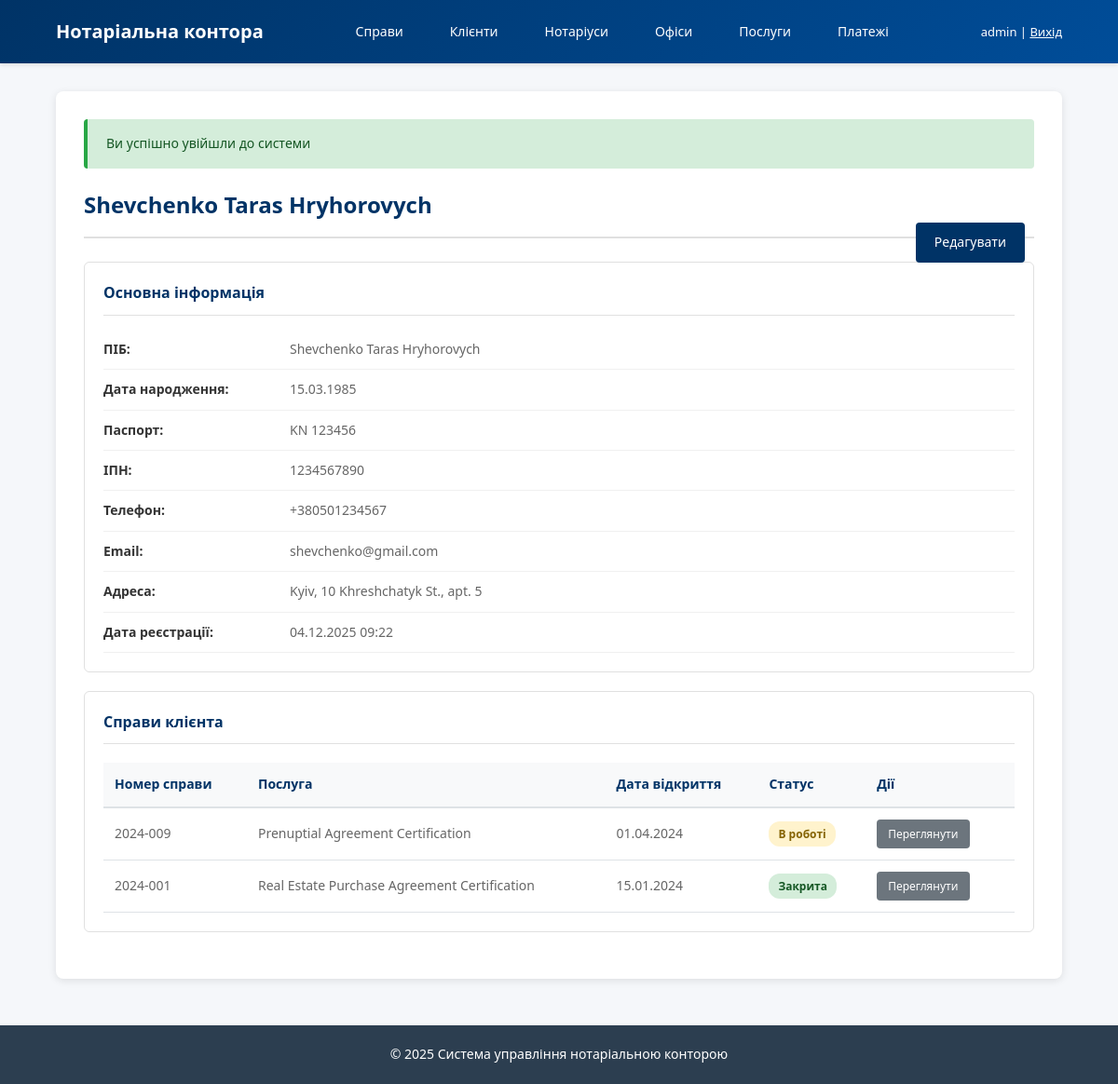
Screenshot of /public/clients/view/1 (signed in) with the database file from the repository.
### tables this page shows
CREATE TABLE clients (
    client_id       INT UNSIGNED AUTO_INCREMENT PRIMARY KEY,
    last_name       VARCHAR(50)  NOT NULL,
    first_name      VARCHAR(50)  NOT NULL,
    middle_name     VARCHAR(50),
    birth_date      DATE,
    passport_series VARCHAR(10),
    passport_number VARCHAR(20),
    tax_id          VARCHAR(20),
    phone           VARCHAR(20),
    email           VARCHAR(100),
    address         VARCHAR(255),
    created_at      DATETIME NOT NULL DEFAULT CURRENT_TIMESTAMP,
    CONSTRAINT uq_clients_passport UNIQUE (passport_series, passport_number),
    CONSTRAINT uq_clients_tax_id   UNIQUE (tax_id)
);

CREATE TABLE notarial_cases (
    case_id     INT UNSIGNED AUTO_INCREMENT PRIMARY KEY,
    case_number VARCHAR(30)  NOT NULL,
    open_date   DATE         NOT NULL,
    close_date  DATE,
    client_id   INT UNSIGNED NOT NULL,
    notary_id   INT UNSIGNED NOT NULL,
    service_id  INT UNSIGNED NOT NULL,
    status      ENUM('open','in_progress','closed','cancelled')
                NOT NULL DEFAULT 'open',
    notes       TEXT,
    CONSTRAINT uq_cases_number UNIQUE (case_number),
    CONSTRAINT fk_cases_client
        FOREIGN KEY (client_id) REFERENCES clients(client_id)
        ON UPDATE CASCADE
        ON DELETE RESTRICT,
    CONSTRAINT fk_cases_notary
        FOREIGN KEY (notary_id) REFERENCES notaries(notary_id)
        ON UPDATE CASCADE
        ON DELETE RESTRICT,
    CONSTRAINT fk_cases_service
        FOREIGN KEY (service_id) REFERENCES services(service_id)
        ON UPDATE CASCADE
        ON DELETE RESTRICT
);

CREATE TABLE services (
    service_id INT UNSIGNED AUTO_INCREMENT PRIMARY KEY,
    name       VARCHAR(100) NOT NULL,
    description TEXT,
    base_price DECIMAL(10,2) NOT NULL DEFAULT 0.00,
    is_active  TINYINT(1) NOT NULL DEFAULT 1
);

### app/Controllers/ClientController.php (called while the page is built, shortened)
<?php
require_once ROOT_PATH . '/app/Models/NotarialCase.php';
class ClientController {
    public function show($id) {
        $clientModel = new Client();
        $client = $clientModel->findById($id);
        $caseModel = new NotarialCase();
        $cases = $caseModel->findWhere(['client_id' => $id], 'open_date DESC');
        include ROOT_PATH . '/app/Views/clients/view.php';
        include ROOT_PATH . '/app/Views/layouts/main.php';
    }
}

### public/index.php (called while the page is built, shortened)
<?php
require_once __DIR__ . '/../config/database.php';
require_once __DIR__ . '/../config/router.php';
require_once __DIR__ . '/../app/Models/BaseModel.php';
$router = new Router();
$router->get('/', 'HomeController', 'index');
$router->get('/login', 'AuthController', 'loginForm');
$router->post('/login', 'AuthController', 'login');
$router->get('/logout', 'AuthController', 'logout');
$router->get('/clients', 'ClientController', 'index');
$router->get('/clients/create', 'ClientController', 'createForm');
$router->post('/clients/create', 'ClientController', 'store');
$router->get('/clients/edit/{id}', 'ClientController', 'editForm');
$router->post('/clients/edit/{id}', 'ClientController', 'update');
$router->post('/clients/delete/{id}', 'ClientController', 'delete');
$router->get('/clients/view/{id}', 'ClientController', 'show');
$router->get('/notaries', 'NotaryController', 'index');
$router->get('/notaries/create', 'NotaryController', 'createForm');
$router->post('/notaries/create', 'NotaryController', 'store');
$router->get('/notaries/edit/{id}', 'NotaryController', 'editForm');
$router->post('/notaries/edit/{id}', 'NotaryController', 'update');
$router->post('/notaries/deactivate/{id}', 'NotaryController', 'deactivate');
$router->get('/offices', 'OfficeController', 'index');
$router->get('/offices/create', 'OfficeController', 'createForm');
$router->post('/offices/create', 'OfficeController', 'store');
$router->get('/offices/edit/{id}', 'OfficeController', 'editForm');
$router->post('/offices/edit/{id}', 'OfficeController', 'update');
$router->get('/services', 'ServiceController', 'index');
$router->get('/services/create', 'ServiceController', 'createForm');
$router->post('/services/create', 'ServiceController', 'store');
$router->get('/services/edit/{id}', 'ServiceController', 'editForm');
$router->post('/services/edit/{id}', 'ServiceController', 'update');
$router->get('/cases', 'CaseController', 'index');
$router->get('/cases/create', 'CaseController', 'createForm');
$router->post('/cases/create', 'CaseController', 'store');
$router->get('/cases/view/{id}', 'CaseController', 'show');
$router->post('/cases/status/{id}', 'CaseController', 'changeStatus');
$router->get('/cases/{case_id}/documents/upload', 'DocumentController', 'uploadForm');
$router->post('/cases/{case_id}/documents/upload', 'DocumentController', 'upload');
$router->get('/cases/{case_id}/documents', 'DocumentController', 'index');
$router->get('/documents/download/{id}', 'DocumentController', 'download');
$router->get('/payments', 'PaymentController', 'index');
$router->get('/cases/{case_id}/payments/create', 'PaymentController', 'createForm');
$router->post('/cases/{case_id}/payments/create', 'PaymentController', 'store');
$router->get('/payments/receipt/{id}', 'PaymentController', 'receiptHtml');
$router->get('/portal/check-status', 'ClientPortalController', 'checkStatusForm');
$router->post('/portal/check-status', 'ClientPortalController', 'checkStatus');
$router->get('/portal/application', 'ClientPortalController', 'applicationForm');
$router->post('/portal/application', 'ClientPortalController', 'submitApplication');
$router->setNotFound(function() {
    http_response_code(404);
    echo "<h1>404 - Сторінку не знайдено</h1>";
});
$router->dispatch();

### config/database.php (called while the page is built, shortened)
<?php
class Database {
    private static $instance = null;
    private $connection;
    private function __construct() {
        try {
            $dsn = "mysql:host=" . DB_HOST . ";dbname=" . DB_NAME . ";charset=" . DB_CHARSET;
            $options = [
                PDO::ATTR_ERRMODE => PDO::ERRMODE_EXCEPTION,
                PDO::ATTR_DEFAULT_FETCH_MODE => PDO::FETCH_ASSOC,
                PDO::ATTR_EMULATE_PREPARES => false,
            ];
            $this->connection = new PDO($dsn, DB_USER, DB_PASS, $options);
        } catch (PDOException $e) {
            die("Помилка підключення до БД: " . $e->getMessage());
        }
    }
    public static function getInstance() {
        if (self::$instance === null) {
            self::$instance = new self();
        }
        return self::$instance;
    }
    public function getConnection() {
        return $this->connection;
    }
}

### app/Models/BaseModel.php (called while the page is built, shortened)
<?php
abstract class BaseModel {
    protected $db;
    protected $table;
    protected $primaryKey;
    public function __construct() {
        $this->db = Database::getInstance()->getConnection();
        if (!$this->primaryKey) {
            $this->primaryKey = $this->getPrimaryKeyName();
        }
    }
    protected function getPrimaryKeyName() {
        $singular = rtrim($this->table, 's');
        return $singular . '_id';
    }
    public function findById($id) {
        $sql = "SELECT * FROM {$this->table} WHERE {$this->primaryKey} = :id";
        $stmt = $this->db->prepare($sql);
        $stmt->execute(['id' => $id]);
        return $stmt->fetch();
    }
    public function findWhere($conditions, $orderBy = null, $limit = null) {
        $where = [];
        $params = [];
        foreach ($conditions as $field => $value) {
            $where[] = "{$field} = :{$field}";
            $params[$field] = $value;
        }
        $sql = "SELECT * FROM {$this->table} WHERE " . implode(' AND ', $where);
        if ($orderBy) {
            $sql .= " ORDER BY {$orderBy}";
        }
        $stmt = $this->db->prepare($sql);
        $stmt->execute($params);
        return $stmt->fetchAll();
    }
}

### app/Models/NotarialCase.php (called while the page is built, shortened)
<?php
class NotarialCase extends BaseModel {
    public function getStatusLabel($status) {
        $labels = [
            'open' => 'Відкрита',
            'in_progress' => 'В роботі',
            'closed' => 'Закрита',
            'cancelled' => 'Скасована'
        ];
        return $labels[$status] ?? $status;
    }
}

### app/Views/clients/view.php (the view)
<div class="page-header">
    <h2><?= htmlspecialchars($client['last_name'] . ' ' . $client['first_name'] . ' ' . ($client['middle_name'] ?? '')) ?></h2>
    <a href="<?= BASE_URL ?>/clients/edit/<?= $client['client_id'] ?>"
       class="btn btn-primary" style="float: right;">Редагувати</a>
</div>
<div class="card">
    <div class="card-header">Основна інформація</div>
    <div class="card-body">
        <div class="info-row">
            <div class="info-label">ПІБ:</div>
            <div class="info-value">
                <?= htmlspecialchars($client['last_name'] . ' ' . $client['first_name'] . ' ' . ($client['middle_name'] ?? '')) ?>
            </div>
        </div>
        <?php if ($client['birth_date']): ?>
            <div class="info-row">
                <div class="info-label">Дата народження:</div>
                <div class="info-value"><?= date('d.m.Y', strtotime($client['birth_date'])) ?></div>
            </div>
        <?php endif; ?>
        <?php if ($client['passport_series'] && $client['passport_number']): ?>
            <div class="info-row">
                <div class="info-label">Паспорт:</div>
                <div class="info-value">
                    <?= htmlspecialchars($client['passport_series'] . ' ' . $client['passport_number']) ?>
                </div>
            </div>
        <?php endif; ?>
        <?php if ($client['tax_id']): ?>
            <div class="info-row">
                <div class="info-label">ІПН:</div>
                <div class="info-value"><?= htmlspecialchars($client['tax_id']) ?></div>
            </div>
        <?php endif; ?>
        <?php if ($client['phone']): ?>
            <div class="info-row">
                <div class="info-label">Телефон:</div>
                <div class="info-value"><?= htmlspecialchars($client['phone']) ?></div>
            </div>
        <?php endif; ?>
        <?php if ($client['email']): ?>
            <div class="info-row">
                <div class="info-label">Email:</div>
                <div class="info-value"><?= htmlspecialchars($client['email']) ?></div>
            </div>
        <?php endif; ?>
        <?php if ($client['address']): ?>
            <div class="info-row">
                <div class="info-label">Адреса:</div>
                <div class="info-value"><?= htmlspecialchars($client['address']) ?></div>
            </div>
        <?php endif; ?>
        <div class="info-row">
            <div class="info-label">Дата реєстрації:</div>
            <div class="info-value"><?= date('d.m.Y H:i', strtotime($client['created_at'])) ?></div>
        </div>
    </div>
</div>
<div class="card">
    <div class="card-header">Справи клієнта</div>
    <div class="card-body">
        <?php if (empty($cases)): ?>
            <p>Справи відсутні</p>
        <?php else: ?>
            <table class="data-table">
                <thead>
                    <tr>
                        <th>Номер справи</th>
                        <th>Послуга</th>
                        <th>Дата відкриття</th>
                        <th>Статус</th>
                        <th>Дії</th>
                    </tr>
                </thead>
                <tbody>
                    <?php
                    $caseModel = new NotarialCase();
                    $serviceModel = new Service();
                    foreach ($cases as $case):
                        $service = $serviceModel->findById($case['service_id']);
                    ?>
                        <tr>
                            <td><?= htmlspecialchars($case['case_number']) ?></td>
                            <td><?= htmlspecialchars($service['name'] ?? '-') ?></td>
                            <td><?= date('d.m.Y', strtotime($case['open_date'])) ?></td>
                            <td>
                                <span class="status-badge status-<?= $case['status'] ?>">
                                    <?= htmlspecialchars($caseModel->getStatusLabel($case['status'])) ?>
                                </span>
                            </td>
                            <td>
                                <a href="<?= BASE_URL ?>/cases/view/<?= $case['case_id'] ?>"
                                   class="btn btn-secondary btn-small">Переглянути</a>
                            </td>
                        </tr>
                    <?php endforeach; ?>
                </tbody>
            </table>
        <?php endif; ?>
    </div>
</div>

### config/router.php (shortened to what this page needs)
<?php
class Router {
    private $routes = [];
    public function add($method, $pattern, $controller, $action) {
        $this->routes[] = [
            'method' => strtoupper($method),
            'pattern' => $pattern,
            'controller' => $controller,
            'action' => $action
        ];
    }
    public function dispatch() {
        $requestMethod = $_SERVER['REQUEST_METHOD'];
        $requestUri = $_GET['route'] ?? '/';
        $requestUri = '/' . trim($requestUri, '/');
        if ($requestUri !== '/') {
            $requestUri = rtrim($requestUri, '/');
        }
        foreach ($this->routes as $route) {
            if ($route['method'] !== $requestMethod) {
                continue;
            }
            $pattern = '#^' . preg_replace('/\{([a-z_]+)\}/', '(?P<$1>[^/]+)', $route['pattern']) . '$#';
            if (preg_match($pattern, $requestUri, $matches)) {
                $params = array_filter($matches, 'is_string', ARRAY_FILTER_USE_KEY);
                $controllerName = $route['controller'];
                $actionName = $route['action'];
                $controllerFile = ROOT_PATH . '/app/Controllers/' . $controllerName . '.php';
                if (file_exists($controllerFile)) {
                    $controller = new $controllerName();
                    if (method_exists($controller, $actionName)) {
                        call_user_func_array([$controller, $actionName], $params);
                        return;
                    }
                }
            }
        }
    }
}

### public/css/main.css (style rules this page uses)
* { margin: 0; padding: 0; box-sizing: border-box; }
body { font-family: 'Segoe UI', Tahoma, Geneva, Verdana, sans-serif; font-size: 14px; line-height: 1.6; color: #333; background-color: #f5f7fa; }
.page-header { border-bottom: 2px solid #e0e0e0; padding-bottom: 15px; margin-bottom: 25px; }
.page-header h2 { color: #003366; font-size: 24px; }
.btn { display: inline-block; padding: 10px 20px; font-size: 14px; border: none; border-radius: 4px; cursor: pointer; text-decoration: none; transition: all 0.3s; margin-right: 10px; }
.btn-primary { background-color: #003366; color: #ffffff; }
.btn-secondary { background-color: #6c757d; color: #ffffff; }
.btn-small { padding: 6px 12px; font-size: 12px; }
.data-table { width: 100%; border-collapse: collapse; margin-top: 20px; }
.data-table thead { background-color: #f8f9fa; }
.data-table th { padding: 12px; text-align: left; font-weight: 600; color: #003366; border-bottom: 2px solid #dee2e6; }
.data-table td { padding: 12px; border-bottom: 1px solid #dee2e6; }
.status-badge { display: inline-block; padding: 4px 10px; border-radius: 12px; font-size: 12px; font-weight: 600; }
.status-in_progress { background-color: #fff3cd; color: #856404; }
.status-closed { background-color: #d4edda; color: #155724; }
.card { background: #ffffff; border: 1px solid #e0e0e0; border-radius: 6px; padding: 20px; margin-bottom: 20px; }
.card-header { font-weight: 600; font-size: 16px; color: #003366; margin-bottom: 15px; padding-bottom: 10px; border-bottom: 1px solid #e0e0e0; }
.card-body { color: #666; }
.info-row { display: flex; padding: 10px 0; border-bottom: 1px solid #f0f0f0; }
.info-label { font-weight: 600; width: 200px; color: #333; }
.info-value { flex: 1; color: #666; }

### rows the page displays
clients: last_name+first_name+middle_name "Shevchenko Taras Hryhorovych", birth_date "15.03.1985", passport_series+passport_number "KN 123456", tax "1234567890", phone "+380501234567", email "shevchenko@gmail.com", address "Kyiv, 10 Khreshchatyk St., apt. 5", created_at "04.12.2025 09:22"
notarial_cases: case_number "2024-009", service.name "Prenuptial Agreement Certification", open_date "01.04.2024", status "В роботі"
notarial_cases: case_number "2024-001", service.name "Real Estate Purchase Agreement Certification", open_date "15.01.2024", status "Закрита"
